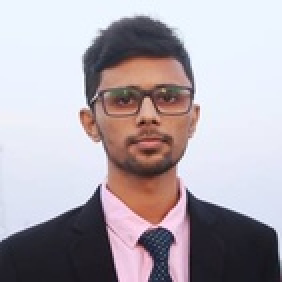
#> input picture practice/photos/IMG_8958 (1).jpg, 141 x 141 px, shrunk from 300 x 300 before the run (shown 2 times larger); its folder holds 4 pictures in this run
$ python rgb-to-gray.py
#> lines starting #> are read from the running program, lines starting #| are printed output that depends on the picture
import os
import cv2

def rgbToGray(imagePath, outputFolder):
#> called with imagePath = 'photos/IMG_8958 (1).jpg', outputFolder = 'output'
    image = cv2.imread(imagePath, cv2.IMREAD_COLOR)
#> image is the input picture: shape (141, 141, 3); mean B, G, R 175.1, 167.4, 175.3
    if image is None:
        print(f"Unable to read the image: {imagePath}")
        return

    grayImage = cv2.cvtColor(image, cv2.COLOR_BGR2GRAY)
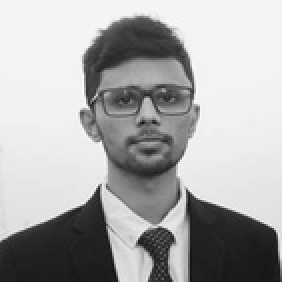
#> grayImage: shape (141, 141) (shown 2 times larger); min 18, max 253, mean 170.7
    # print(f"image: {image} and {grayImage}")
    filename, ext = os.path.splitext(os.path.basename(imagePath))
    # print(f"filename: {filename}, ext: {ext}")
    os.makedirs(outputFolder, exist_ok=True)
    outputPath = os.path.join(outputFolder, filename + "-gray.jpg")
    cv2.imwrite(outputPath, grayImage)

    print(f"Grayscale image saved as {outputPath}")

imageDir = "photos"
outDir = "output"

imagePaths = [
    os.path.join(imageDir, filename)
    for filename in os.listdir(imageDir)
    if filename.lower().endswith((".jpg", ".jpeg", ".png", "webp"))
]

#print(f"image paths: ", imagePaths)

for imagePath in imagePaths[:9]:
    rgbToGray(imagePath, outDir)
#> pass 2 of the loop `for imagePath in imagePaths[:9]:`:
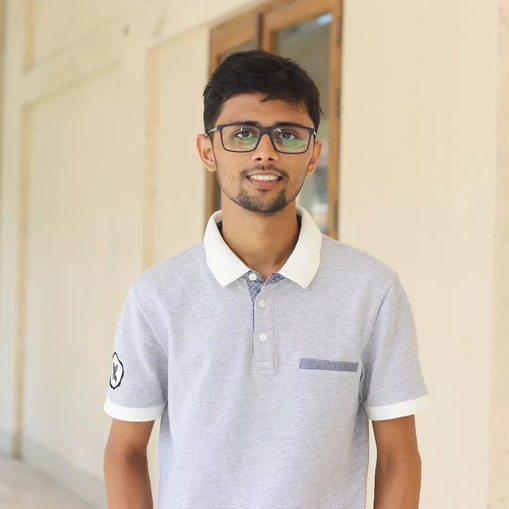
#> input picture practice/photos/fahim@programming-hero.com.jpg, 509 x 509 px, shrunk from 1080 x 1080 before the run
#> in rgbToGray, image is the input picture: shape (509, 509, 3); mean B, G, R 178, 194.4, 207.7
#> in rgbToGray (call 2), `grayImage = cv2.cvtColor(image, cv2.COLOR_BGR2GRAY)`:
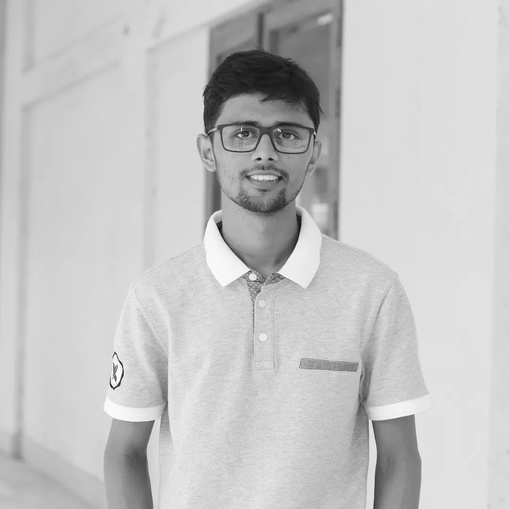
#> grayImage: shape (509, 509); min 9, max 255, mean 196.5
#> pass 3 of the loop `for imagePath in imagePaths[:9]:`:
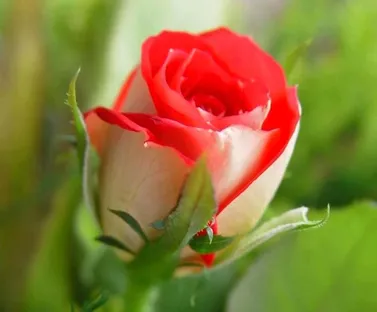
#> input picture practice/photos/photo-2.webp, 377 x 312 px, shrunk from 800 x 662 before the run
#> in rgbToGray, image is the input picture: shape (312, 377, 3); mean B, G, R 56.2, 120.7, 140.3
#> in rgbToGray (call 3), `grayImage = cv2.cvtColor(image, cv2.COLOR_BGR2GRAY)`:
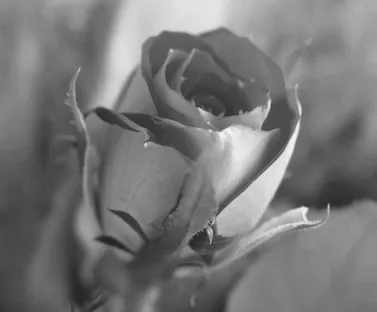
#> grayImage: shape (312, 377); min 32, max 249, mean 119.2
#> the loop made 4 passes; the first 3 are shown
